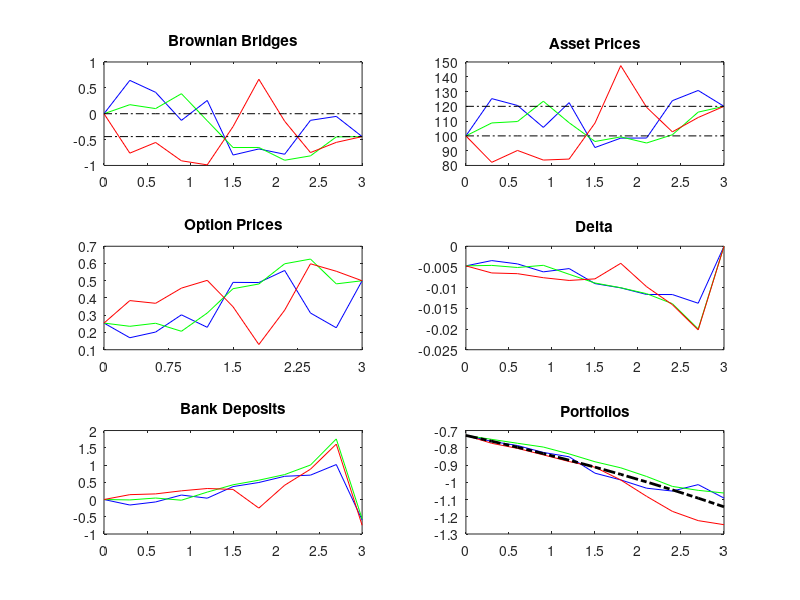

This chart was generated by the following MATLAB code:
%In this code we are generating the scenario when the asset price of BINARY
%option equals to strike price. We are observing the changes in option 
%price, deltaas, bank deposits and portfolios and we are plotting it.

clc % clear workspace of prior output.
clear all; % clear variables
clf; %clear figures

%%%%%%%%%%%%%%%%%%%%%%%%%%%%%%%%%%%%%%%%%%%%%
%%%%%%%%%%%%%     VARIABLES     %%%%%%%%%%%%%
%%%%%%%%%%%%%%%%%%%%%%%%%%%%%%%%%%%%%%%%%%%%%

N = 10;     %Number of time stamps
M = 3;      %Number of sample paths
T = 3;      %End period 
dt = T/N;   %Length of time interval

mu = 0.15       %Drift coefficient
sigma = 0.3;    %Volatility
S0 = 100;       %Initial price

K = 120;                %Strike price
Delta = zeros(M,N+1);   %Delta - the quantity
D0 = 0.0;               %Initial cash amount
r = 0.15;               %
A = 1;                  %Payoff

hvsd = @(x) [0.5*(x == 0) + (x > 0)];

%   Variables for plotting
time = 0:dt:T;

%   Matrices
W = zeros(M, N+1);  %Brownian Motions
S = zeros(M, N+1);  %Geometric Brownian Motion/Bridge (Asset Price)
X = zeros(M, N+1);  %Brownian Bridges
D = zeros(M,N+1);   %Bank Deposits
V = zeros(M,N+1);   %Option Prices
P = zeros(M,N+1);   %Portfolios



%%%%%%%%%%%%%%%%%%%%%%%%%%%%%%%%%%%%%%%%%%%%%       
%%%%%%%%%%%%%    MATHEMATICS    %%%%%%%%%%%%%
%%%%%%%%%%%%%%%%%%%%%%%%%%%%%%%%%%%%%%%%%%%%%


%   Generate matrix for  brownian motions and geometric brownian motions
dW = sqrt(dt)*randn(M,N);
for i=1:N
    W(:,i+1) = W(:,i) + dW(:,i);
end

a = 0;
b = ( log(K/S0) - (mu-(sigma^2)/2)*T )/sigma
%brownian motion
for i=1:N+1
    X(:,i) = a + (b-a)*(i-1)*dt/T + W(:,i) - W(:,N+1)*(i-1)*dt/T;
end

%asset price with S_T = K
S(:,1) = S0;
for i=1:N+1
    S(:,i) = S0*exp((mu-(sigma^2)/2)*(i-1)*dt + sigma*X(:,i));
end

%option prices and delta

for i = 1:N
    for j = 1:M
        tau = T-(i-1)*dt;
        d1 = (log(S(j,i)/K) + (r+0.5*sigma^2)*tau)/sigma/sqrt(tau);
        d2 = d1 - sigma*sqrt(tau);
        V(j,i) = A*exp(-r*tau)*normcdf(-d2);
        Delta(j,i) = -(A*exp(-r*tau)*normpdf(d2))/(sigma*S(j,i)*sqrt(tau));
    end
end
for i = 1:M
    V(i,N+1) = A*hvsd(S(i,N+1)-K); % payoff at T
    %Delta(i,N+1) = (A*normpdf(d2))/(sigma*S(i,N+1)*sqrt(tau));
end

%bank deposits
D(:,1) = D0;
for i = 1:N
        D(:,i+1) = exp(r*dt)*D(:,i) + (Delta(:,i)-Delta(:,i+1)).*S(:,i+1);
end

%portfolios
for i = 1:N+1
    P(:,i) = -V(:,i) + D(:,i) + Delta(:,i).*S(:,i);
end



%%%%%%%%%%%%%%%%%%%%%%%%%%%%%%%%%%%%%%%%%%%%%       
%%%%%%%%%%%%%       PLOTS       %%%%%%%%%%%%%
%%%%%%%%%%%%%%%%%%%%%%%%%%%%%%%%%%%%%%%%%%%%%


%   Plot the  brownian bridges X
subplot(3,2,1);
for i=1:M
    plot(time,X(i,:),'color',hsv2rgb([1-i/M 1 1]));
    hold on;
end
plot(time,zeros(1,N+1),'k-.');
plot(time,ones(1,N+1)*b,'k-.');
title('Brownian Bridges');

%   Plot the  geometric brownian bridges S
subplot(3,2,2);
for i=1:M
    plot(time,S(i,:),'color',hsv2rgb([1-i/M 1 1]));
    hold on;
end
plot(time,ones(1,N+1)*S0,'k-.');
plot(time,ones(1,N+1)*K,'k-.');
title('Asset Prices');

%   Plot the  option prices V
subplot(3,2,3);
for i=1:M
    plot(time,V(i,:),'color',hsv2rgb([1-i/M 1 1]));
    hold on;
end
title('Option Prices');
set(gca,'xlim',[0,T],'xtick',[0:T/4:T]);

%   Plot the deltas Delta
subplot(3,2,4);
for i=1:M
    plot(time,Delta(i,:),'color',hsv2rgb([1-i/M 1 1]));
    hold on;
end
title('Delta');

%   Plot the bank deposits D
subplot(3,2,5);
for i=1:M
    plot(time,D(i,:),'color',hsv2rgb([1-i/M 1 1]));
    hold on;
end
title('Bank Deposits');


%   Plot the portfolio P
subplot(3,2,6);
for i=1:M
    plot(time,P(i,:),'color',hsv2rgb([1-i/M 1 1]));
    hold on;
end
plot([0:dt:T],P(1)*exp(r*[0:dt:T]),'k-.','LineWidth',2);
title('Portfolios');